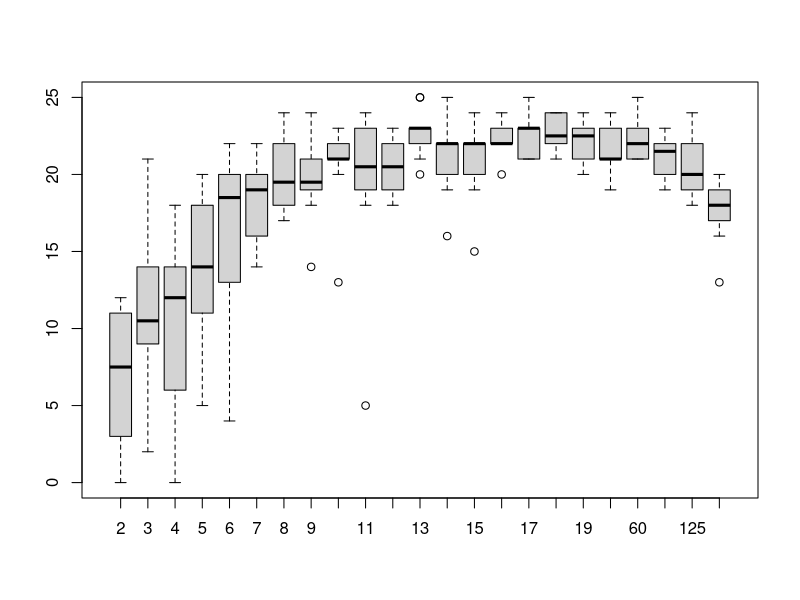

Generate this figure with R:

data <- read.csv("scalability-results.csv",header=T)

s <- split(data$RESULT, ceiling(seq_along(data$RESULT)/10))

names(s) <- c(2:20,60,100,125,150)

boxplot(s)